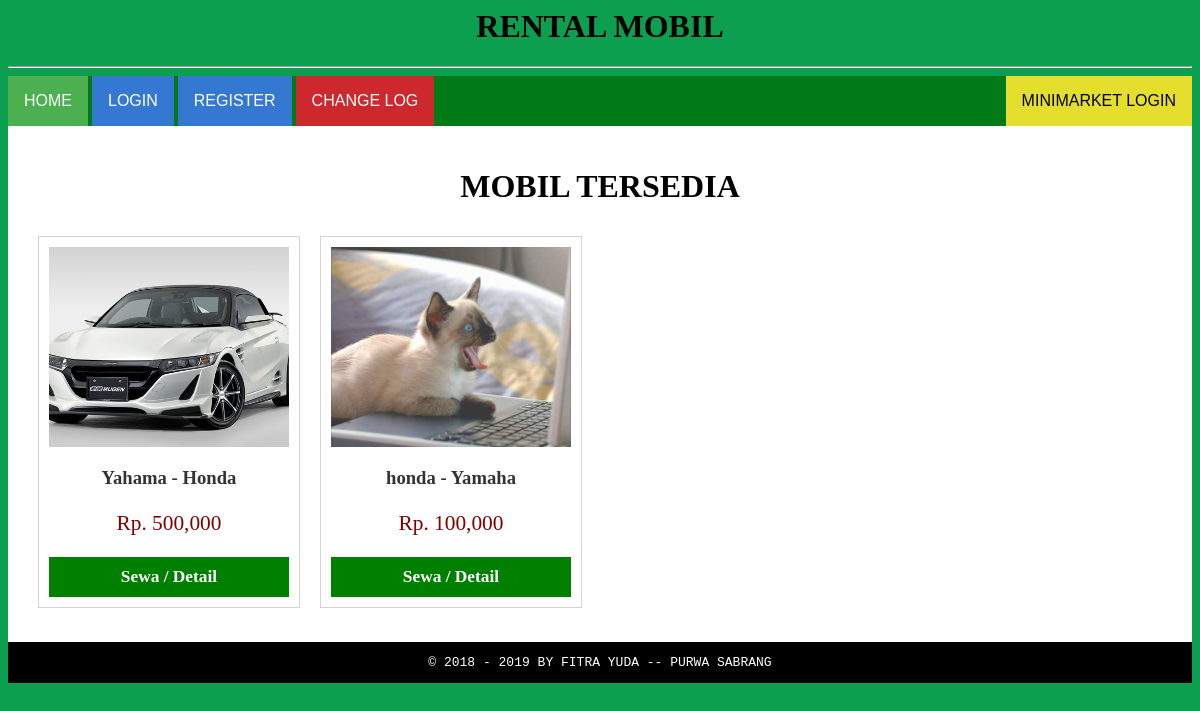
The page / on the database its author committed.
### tables this page shows
CREATE TABLE `tbl_mobil` (
  `no_polisi` varchar(15) NOT NULL,
  `merk` varchar(10) NOT NULL,
  `jenis` varchar(20) NOT NULL,
  `foto_mobil` varchar(100) NOT NULL,
  `keterangan` text NOT NULL,
  `hrg_sewa` int(11) NOT NULL,
  `status` enum('0','1','','') NOT NULL
);

### index.php (the view, shortened to what this page needs)
<?php
if ($_SESSION && $_SESSION['hak_akses'] == '0') {
    header("location: page/superadmin");
} elseif ($_SESSION && $_SESSION['hak_akses'] == '1') {
    header("location: page/admin");
} elseif ($_SESSION && $_SESSION['hak_akses'] == '2') {
    header("location: page/member");
} else {
    ?>
<?php require_once('header.php'); ?>
<?php
$query = mysqli_query($con, "select * from tbl_mobil where status='0' ");
    $query_cek = mysqli_query($con, "select * from tbl_mobil where status='0' ");
    $data_cek = mysqli_fetch_assoc($query_cek) ?>
<div class="content">
  <div class="font">
    <h1>
      <center>MOBIL TERSEDIA</center>
    </h1>
<?php if ($data_cek != null) {
        ?>
<?php while ($data = mysqli_fetch_assoc($query)) {
            ?>
    <div class="box">
      <div class="produk-image" style="background-image: url(assets/img/mobil/<?php echo $data['foto_mobil']; ?>) "></div>
      <div class="produk-desc">
        <h2 class="produk-name"><a href="#"><?php echo $data['jenis']; ?> - <?php echo $data['merk']; ?></a></h2>
        <p class="produk-harga">
          Rp. <?php echo number_format($data['hrg_sewa']); ?>
        </p>
      </div>
      <div class="produk-nav">
        <a class="btn" href="mobil_detail.php?no_polisi=<?php echo base64_encode($data['no_polisi']); ?>">Sewa / Detail</a>
      </div>
    </div>
<?php
        } ?>
<?php
    } ?>
  </div>
</div>
<?php require_once('footer.php'); ?>
<?php
}
        ?>

### header.php (shortened to what this page needs)
<html>
<head>
	<link rel="stylesheet" type="text/css" href="assets/css/main.css" />
</head>
<body bgcolor="#0D9F5">
	<h1>
		<center>RENTAL MOBIL</center>
	</h1>
	<hr>
	<div class="menuatas">
		<a href="index.php"><button class="btnatas-success">HOME</button></a>
		<a href="login.php"><button class="btnatas-info">LOGIN</button></a>
		<a href="user_tambah.php"><button class="btnatas-info">REGISTER</button></a>
		<a href="changelog.php"><button class="btnatas-danger">CHANGE LOG</button></a>
		<a href="minimarket.php"><button class="btnatas-warning" style="float: right;">MINIMARKET LOGIN</button></a>
	</div>

### footer.php
<div class="footer">
	<div class="font">
		<pre>&copy; 2018 - 2019 BY FITRA YUDA -- PURWA SABRANG</pre>
	</div>
</div>
</body>
</html>

### assets/css/main.css (style rules this page uses)
.menuatas { width: 100%; height: 50px; background: #017B17; float: left; }
.btnatas-success { background-color: #4CAF50; color: white; padding: 16px; font-size: 16px; border: none; cursor: pointer; }
.btnatas-info { background-color: #3578d2; color: white; padding: 16px; font-size: 16px; border: none; cursor: pointer; }
.btnatas-danger { background-color: #cc282d; color: white; padding: 16px; font-size: 16px; border: none; cursor: pointer; }
.btnatas-warning { background-color: #e6de2d; color: black; padding: 16px; font-size: 16px; border: none; cursor: pointer; }
.content { background: white; float: left; align-content: center; width: 100%; height: auto; }
.content .font { padding: 20px; }
.footer { background: #000000; float: left; width: 100%; height: px; }
.footer .font { color: white; text-align: center; }
.box { width: 240px; min-height: 200px; border: 1px solid lightgray; padding: 10px; float: left; margin: 10px; margin-bottom: 3%; }
.box .produk-image { width: 100%; height: 200px; margin-bottom: 10px; background-position: center center; background-repeat: no-repeat; background-size: cover; }
.box .produk-name a { display: block; font: 14pt tahoma; color: #333; text-decoration: none; font-weight: bold; text-align: center; }
.box .produk-harga { font: 16pt 'trebuchet ms'; color: maroon; text-align: center; }
.box .produk-nav .btn { font: 13pt 'trebuchet ms'; color: white; display: block; width: 100%; text-decoration: none; font-weight: bold; background-color: green; text-align: center; padding: 10px 0px; }

### rows shown on the page
tbl_mobil: foto_mobil (picture), jenis "Yahama", merk "Honda", hrg_sewa "500,000"
tbl_mobil: foto_mobil (picture), jenis "honda", merk "Yamaha", hrg_sewa "100,000"
